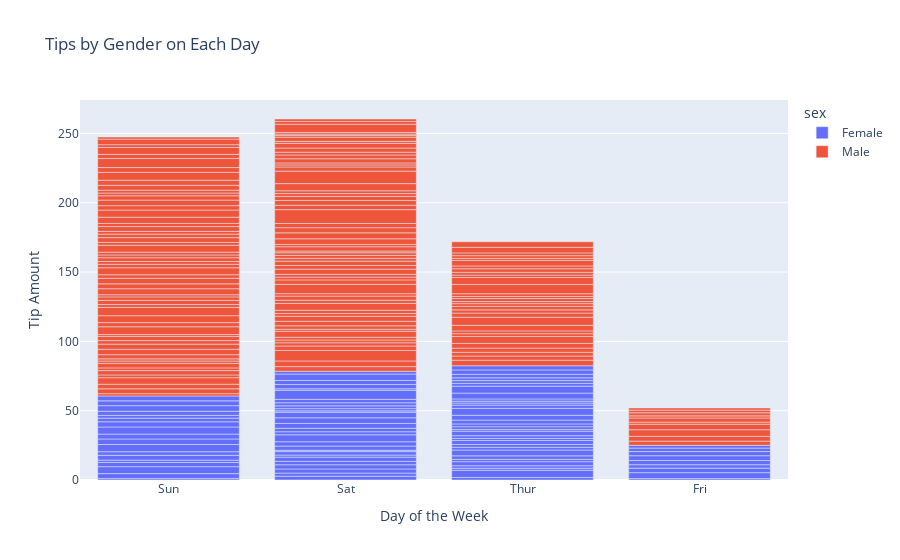

Here is the notebook cell this chart was saved with:
### Code cell
px.bar(df_tips,x='day',y='tip',color='sex',title='Tips by Gender on Each Day',
      labels={'tip':'Tip Amount',"day":"Day of the Week"})

### Figure 1 — Plotly figure (JSON) as saved in the notebook; plotly's stock layout.template omitted (floating-point values rounded to 4 significant figures; data arrays with more than 128 entries replaced by an {"elided": "..."} marker saying what was removed)
{"data": [{"alignmentgroup": "True", "hovertemplate": "sex=Female<br>Day of the Week=%{x}<br>Tip Amount=%{y}<extra></extra>", "legendgroup": "Female", "marker": {"color": "#636efa", "pattern": {"shape": ""}}, "name": "Female", "offsetgroup": "Female", "orientation": "v", "showlegend": true, "textposition": "auto", "type": "bar", "x": ["Sun", "Sun", "Sun", "Sun", "Sun", "Sun", "Sat", "Sat", "Sat", "Sat", "Sat", "Sat", "Sun", "Sun", "Sat", "Sat", "Sat", "Sat", "Sat", "Sat", "Sat", "Thur", "Thur", "Fri", "Fri", "Fri", "Fri", "Fri", "Sat", "Sat", "Sat", "Sat", "Sat", "Sun", "Sun", "Thur", "Thur", "Thur", "Thur", "Thur", "Thur", "Thur", "Thur", "Thur", "Thur", "Thur", "Thur", "Thur", "Thur", "Thur", "Thur", "Thur", "Thur", "Thur", "Thur", "Thur", "Thur", "Sun", "Sun", "Sun", "Sun", "Sun", "Sat", "Sat", "Sun", "Sun", "Sun", "Thur", "Thur", "Thur", "Thur", "Thur", "Thur", "Thur", "Sat", "Sat", "Sat", "Sat", "Sat", "Fri", "Fri", "Fri", "Fri", "Sat", "Sat", "Sat", "Thur"], "xaxis": "x", "y": [1.01, 3.61, 5, 3.02, 1.67, 3.5, 2.75, 2.23, 3, 3, 2.45, 3.07, 2.6, 5.2, 1.5, 2.47, 1, 3, 3.14, 5, 2.2, 1.83, 5.17, 1, 4.3, 3.25, 2.5, 3, 2.5, 3.48, 4.08, 4, 1, 4, 3.5, 1.5, 1.8, 2.92, 1.68, 2.52, 4.2, 2, 2, 2.83, 1.5, 2, 3.25, 1.25, 2, 2, 2.75, 3.5, 5, 2.3, 1.5, 1.36, 1.63, 5.14, 3.75, 2.61, 2, 3, 1.61, 2, 4, 3.5, 3.5, 4.19, 5, 2, 2.01, 2, 2.5, 3.23, 2.23, 2.5, 6.5, 1.1, 3.09, 3.48, 3, 2.5, 2, 2.88, 4.67, 2, 3], "yaxis": "y"}, {"alignmentgroup": "True", "hovertemplate": "sex=Male<br>Day of the Week=%{x}<br>Tip Amount=%{y}<extra></extra>", "legendgroup": "Male", "marker": {"color": "#EF553B", "pattern": {"shape": ""}}, "name": "Male", "offsetgroup": "Male", "orientation": "v", "showlegend": true, "textposition": "auto", "type": "bar", "x": {"elided": "157 str values"}, "xaxis": "x", "y": {"elided": "157 float values"}, "yaxis": "y"}], "layout": {"barmode": "relative", "legend": {"title": {"text": "sex"}, "tracegroupgap": 0}, "title": {"text": "Tips by Gender on Each Day"}, "xaxis": {"anchor": "y", "domain": [0, 1], "title": {"text": "Day of the Week"}}, "yaxis": {"anchor": "x", "domain": [0, 1], "title": {"text": "Tip Amount"}}}}
